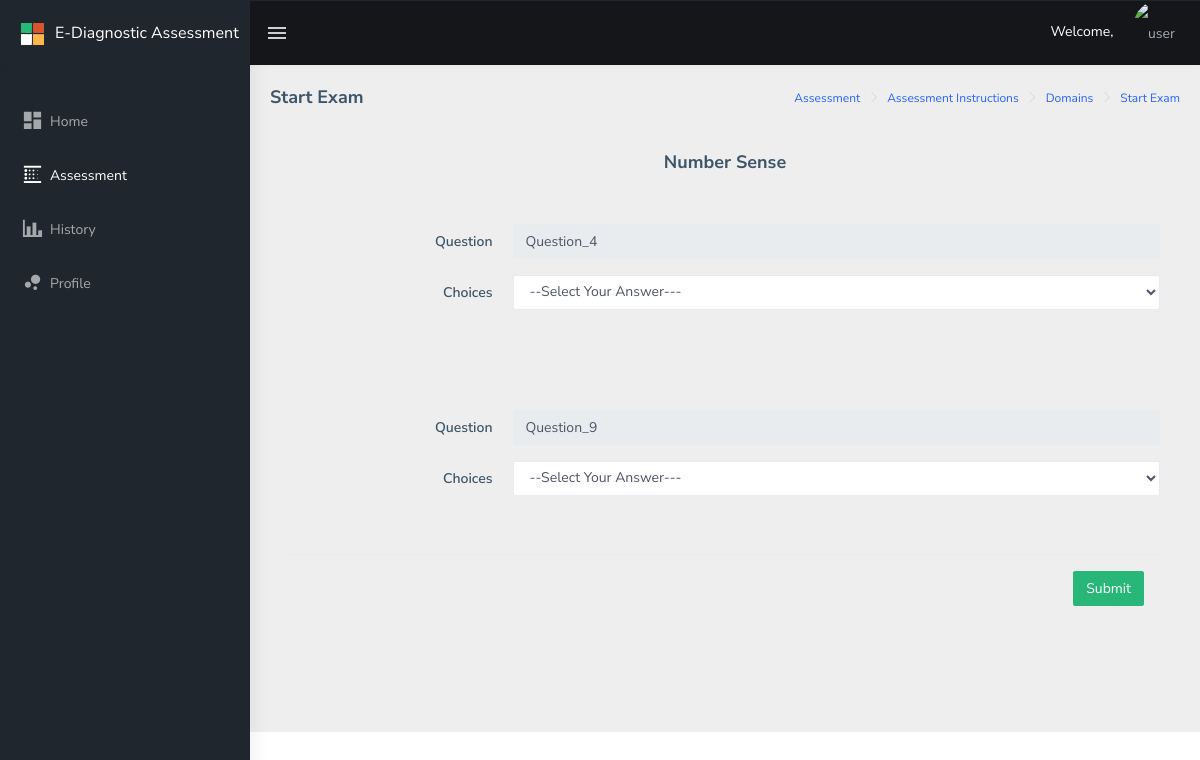
/public/main/student/assessment/domains/startexam/index.php?drxassessment_domain_name=Number Sense, run on an earlier commit of the app's database.
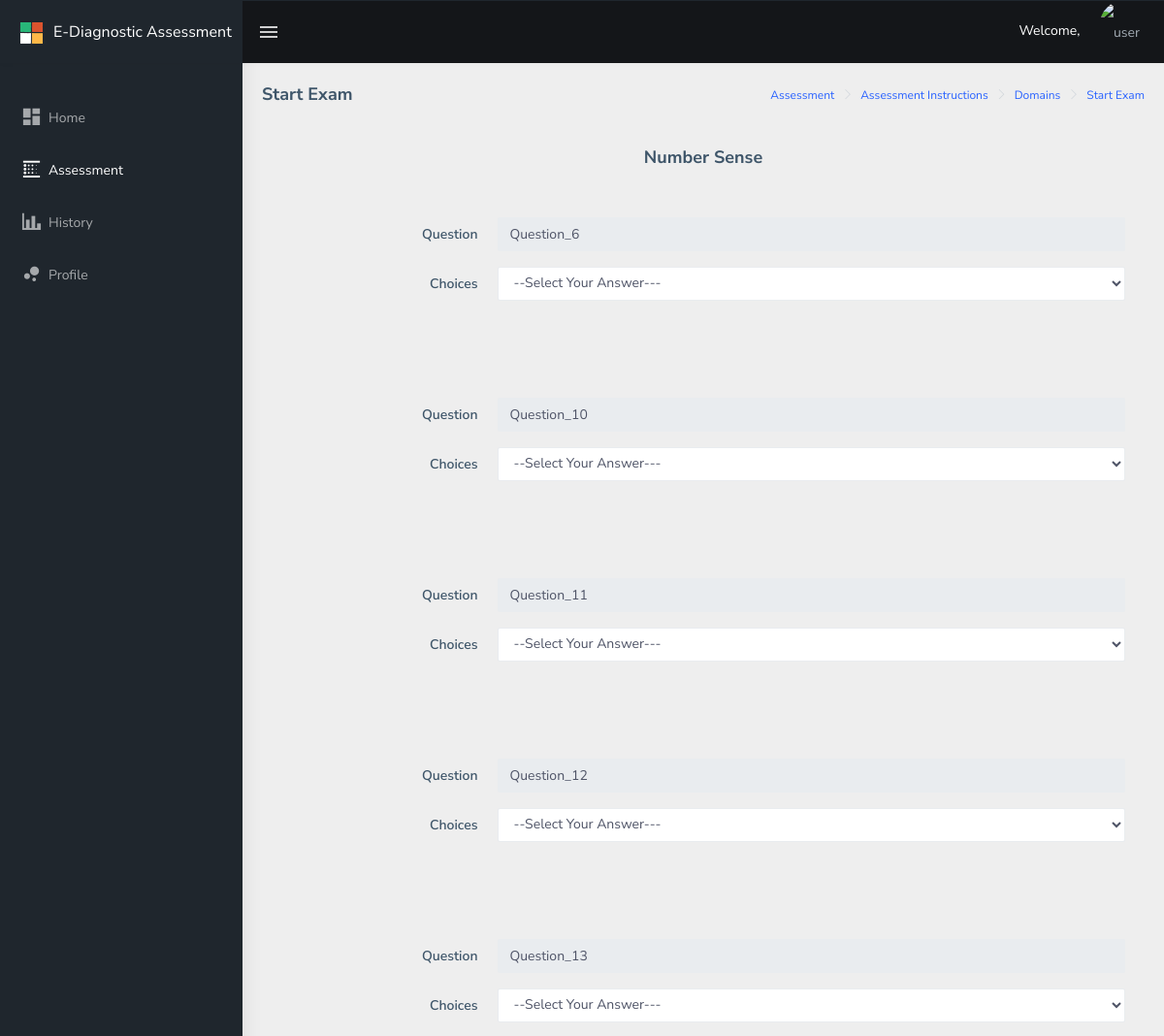
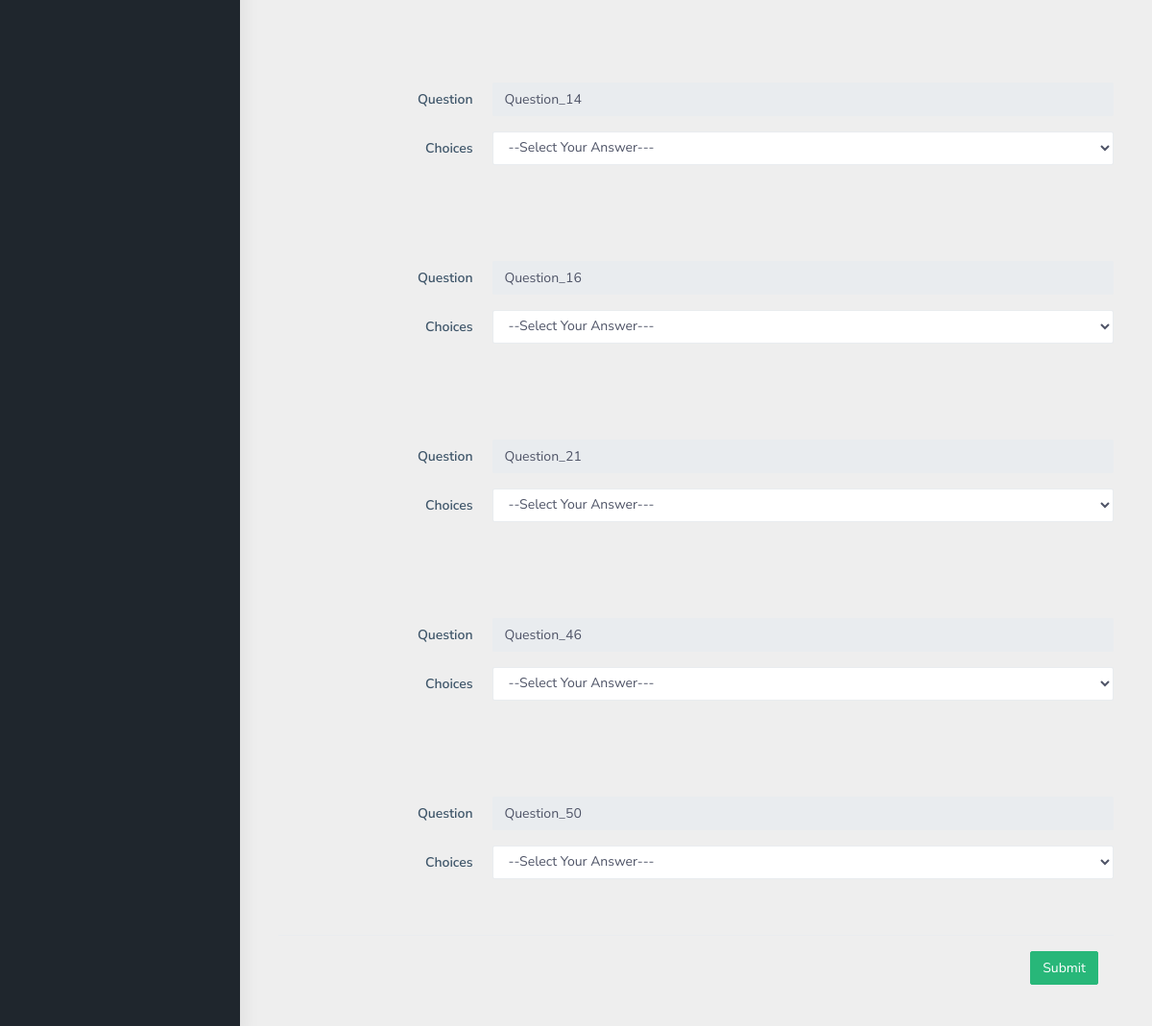
And on a later commit of the database (2 pictures, top to bottom).
### tables this page shows
CREATE TABLE `drxassessment_assessment` (
  `drxassessment_id` int(11) NOT NULL,
  `drxassessment_question1` text NOT NULL,
  `drxassessment_answer` text NOT NULL,
  `drxassessment_answer_value` text NOT NULL,
  `drxassessment_domain` text NOT NULL,
  `drxassessment_q1_answer_1` text NOT NULL,
  `drxassessment_q1_answer_2` text NOT NULL,
  `drxassessment_q1_answer_3` text NOT NULL,
  `drxassessment_q1_answer_4` text NOT NULL,
  `drxassessment_order` int(11) NOT NULL,
  `drxassessment_order_value` text NOT NULL,
  `drxassessment_status` int(1) NOT NULL,
  `drxassessment_created_at` datetime NOT NULL,
  `drxassessment_updated_at` datetime NOT NULL
);

### public/main/student/assessment/domains/startexam/index.php (the view, shortened to what the changed rows need)
<?php
include("../../../../../../config/common/asdasf9z09x0c90zx90123.php");
$connection->setAttribute(PDO::ATTR_ERRMODE, PDO::ERRMODE_EXCEPTION);
if (!empty($_GET['drxassessment_domain_name'])) {
    $drxassessment_domain_name = $_GET['drxassessment_domain_name'];
} else {
    $drxassessment_domain_name = "";
}
?>
<!DOCTYPE html>
<html dir="ltr" lang="en">
<head>
    <link href="../../../../../assets/libs/flot/css/float-chart.css" rel="stylesheet">
    <link href="../../../../../dist/css/style.min.css" rel="stylesheet">
    <link href="../../../../../assets/libs/datatables.net-bs4/css/dataTables.bootstrap4.css" rel="stylesheet">
</head>
<body>
    <div id="main-wrapper">
        <div class="page-wrapper">
        <div class="container-fluid">
            <div class="card-body">
                    <form method="POST" enctype="multipart/form-data">
                        <?php
                        $result2 = $connection->prepare("SELECT * FROM drxassessment_assessment WHERE drxassessment_domain = :drxassessment_domain");
                        $result2->execute( array( 'drxassessment_domain' => $drxassessment_domain_name) );
                                 while ($row2 = $result2->fetch(PDO::FETCH_ASSOC))
                                 {
                                        $drxassessment_question1 = $row2['drxassessment_question1'];
                        ?> <br /> <br />
                            <div class="form-group row">
                                    <label for="fname" class="col-sm-3 text-right control-label col-form-label">Question</label>
                                    <div class="col-sm-9">
                                            <input type="text" class="form-control" id="drxassessment_question_student" name="drxassessment_question_student[]" value="<?php echo $drxassessment_question1; ?>" readonly>
                                    </div>
                            </div>
                            <div class="form-group row">
                                <label for="fname" class="col-sm-3 text-right control-label col-form-label">Choices</label>
                                    <div class="col-sm-9">
                                        <select class="form-control" name="drxassessment_student_answer[]" id="drxassessment_student_answer" required>
                                            <option value="" disabled selected>--Select Your Answer---</option>
                                        </select>
                                    </div>
                            </div> <br /> <br />
                        <?php } ?>
                    </form>
        </div>
    </div>
    </div>
</body>
</html>

What changed in the data, as far as the page shows it:
no longer on this page (row edited): drxassessment_assessment: drxassessment_question1 "Question_4"
no longer on this page (row edited): drxassessment_assessment: drxassessment_question1 "Question_9"
now on this page (row edited): drxassessment_assessment: drxassessment_question1 "Question_6"
now on this page (row edited): drxassessment_assessment: drxassessment_question1 "Question_10"
now on this page (row edited): drxassessment_assessment: drxassessment_question1 "Question_11"
now on this page (row edited): drxassessment_assessment: drxassessment_question1 "Question_12"
now on this page (row edited): drxassessment_assessment: drxassessment_question1 "Question_13"
now on this page (row edited): drxassessment_assessment: drxassessment_question1 "Question_14"
now on this page (row edited): drxassessment_assessment: drxassessment_question1 "Question_16"
now on this page (row edited): drxassessment_assessment: drxassessment_question1 "Question_21"
now on this page (row edited): drxassessment_assessment: drxassessment_question1 "Question_46"
now on this page (row edited): drxassessment_assessment: drxassessment_question1 "Question_50"
